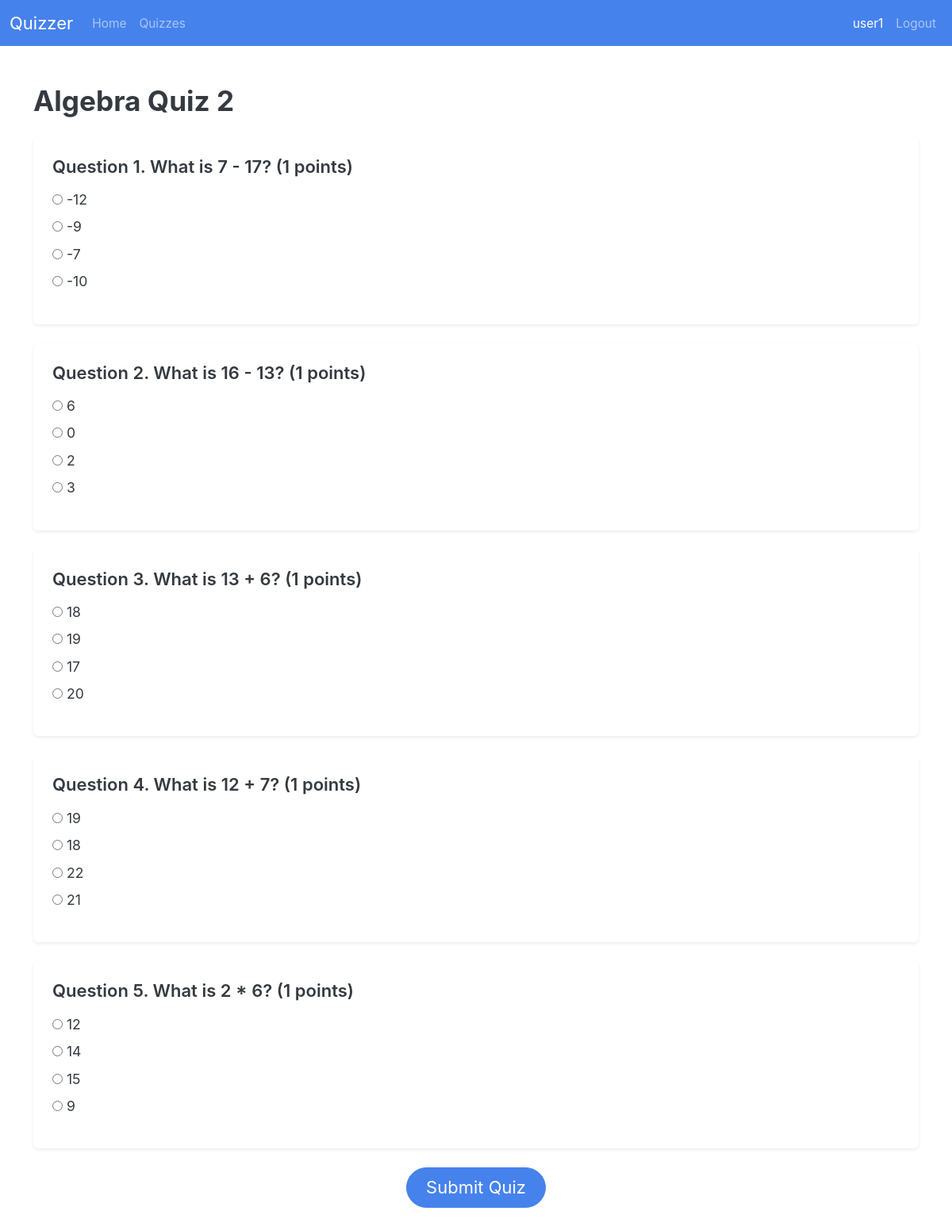
/user/2 (signed in), run on the app's committed database.
### models/models.py (models this page shows, shortened)
class User(db.Model, UserMixin):
    __tablename__ = "user"
    user_id: Mapped[id_pk]
    username: Mapped[str] = mapped_column(unique=True)
    password: Mapped[str]
    quiz_attempts: Mapped[List["QuizAttempt"]] = relationship(
        back_populates="user", cascade="all,delete-orphan"
    )

class Quiz(db.Model):
    __tablename__ = "quiz"
    quiz_id: Mapped[id_pk]
    quiz_name: Mapped[str]
    chapter_id: Mapped[int]
    subject_id: Mapped[int]
    date: Mapped[Optional[date]]
    duration: Mapped[Optional[int]]  # minutes? hopefully
    remarks: Mapped[str]
    questions: Mapped[List["Question"]] = relationship(
        back_populates="quiz", cascade="all,delete-orphan"
    )
    quiz_attempts: Mapped[List["QuizAttempt"]] = relationship(
        back_populates="quiz", cascade="all,delete-orphan"
    )
    chapter: Mapped["Chapter"] = relationship(back_populates="quizzes") # maybe change this
    __table_args__ = (
        ForeignKeyConstraint(
            ['subject_id', 'chapter_id'],  # Composite foreign key
            ['chapter.subject_id', 'chapter.chapter_id']
        ),
    )

class Question(db.Model):
    __tablename__ = "question"
    quiz_id: Mapped[int] = mapped_column(ForeignKey("quiz.quiz_id"))
    question_id: Mapped[id_pk]
    text: Mapped[str]
    marks: Mapped[int]
    quiz: Mapped["Quiz"] = relationship(back_populates="questions")
    options: Mapped[List["Option"]] = relationship(
        back_populates="question", cascade="all,delete-orphan"
    )
    is_msq: Mapped[bool] = mapped_column(default=False)

class Option(db.Model):
    __tablename__ = "option"
    option_id: Mapped[id_pk]
    question_id: Mapped[int] = mapped_column(ForeignKey("question.question_id"))
    text: Mapped[str]
    is_correct: Mapped[bool] = mapped_column(
        default=False
    )  # Assuming default is not correct
    question: Mapped["Question"] = relationship(back_populates="options")
    question_attempts: Mapped[List["QuestionAttempt"]] = relationship(
        secondary="selected_option",
        back_populates="selected_options"
    )

### routes/user_routes.py (the view)
@user_bp.route("/<int:quiz_id>", methods=["GET"])
def quiz(quiz_id):
    quiz = select_quiz(quiz_id)
    return render_template("user/quiz.html", quiz=quiz)

### app.py (called while the page is built)
@app.template_global()
def is_active(page_name):
    return "active" if request.endpoint == page_name else ""

### routes/__init__.py (called while the page is built)
def init_login_manager(app):
    login_manager = LoginManager()
    login_manager.init_app(app)
    login_manager.login_view = "auth.login"  # goes to the login() function in auth_bp
    @login_manager.user_loader
    def load_user(user_id):
        return db.session.scalar(select(User).where(User.user_id == user_id))

### routes/user_routes.py (called while the page is built)
@user_bp.before_request  # makes it so you have to be logged in to access, and allows admin to access it too to test :)
@login_required
def user_required():
    pass

### utils/db_utils.py (called while the page is built)
def select_quiz(quiz_id):
    return db.session.scalar(select(Quiz).where(Quiz.quiz_id == quiz_id))

### templates/user/quiz.html (shortened to what this page needs)
{% extends "base.html" %}  {% block body %} {% include "user/nav.html" %}
<div class="container py-5">
  <h2 class="mb-4 fw-bold">{{ quiz.quiz_name }}</h2>
  <form
    method="POST"
    action="{{ url_for('user.submit_quiz', quiz_id=quiz.quiz_id) }}"
  >
    {% if quiz.questions %} {% for question in quiz.questions %}
    <div class="mb-4">
      <div class="card shadow-sm border-0">
        <div class="card-body p-4">
          <h5 class="card-title fw-semibold mb-3">
            Question {{ loop.index }}. {{ question.text }} ({{ question.marks }}
            points)
          </h5>
          {% if question.options %} {% if question.is_msq %} {% set type =
          "checkbox" %} {% else %} {% set type = "radio" %} {% endif %}
          <ul class="list-unstyled">
            {% for option in question.options %}
            <li class="mb-2">
              <input
                type="{{type}}"
                name="{{ question.question_id }}"
                id="option_{{ option.option_id }}"
                value="{{ option.option_id }}"
              />
              <label for="option_{{ option.option_id }}">
                {{ option.text }}
              </label>
            </li>
            {% endfor %}
          </ul>
          {% else %}
          <p class="text-muted">No options available for this question.</p>
          {% endif %}
        </div>
      </div>
    </div>
    {% endfor %} {% else %}
    <div class="text-center py-5">
      <p class="text-muted mb-0">No questions available in this quiz.</p>
    </div>
    {% endif %} {% if quiz.questions %}
    <div class="text-center mt-4">
      <button type="submit" class="btn btn-primary btn-lg px-4">
        Submit Quiz
      </button>
    </div>
    {% endif %}
  </form>
</div>
{% endblock %}

### templates/user/nav.html (shortened to what this page needs)
<nav class="navbar navbar-expand-lg bg-primary" data-bs-theme="dark">
  <div class="container-fluid">
    <a class="navbar-brand" href="#">Quizzer</a>
    <div class="collapse navbar-collapse" id="navbarColor01">
      <ul class="navbar-nav me-auto">
        <li class="nav-item">
          <a
            class="nav-link {{ is_active('user.home') }}"
            href="{{ url_for('user.home') }}"
            >Home</a
          >
        </li>
        <li class="nav-item">
          <a class="nav-link">Quizzes</a>
        </li>
      </ul>
      <ul class="navbar-nav">
        <li class="nav-item">
          <a class="nav-link active"> {{current_user.username}}</a>
        </li>
        <li class="nav-item">
          <a class="nav-link" href="{{url_for('auth.logout')}}"> Logout </a>
        </li>
      </ul>
    </div>
  </div>
</nav>

### data on the page
User: username "user1"
Quiz: quiz_name "Algebra Quiz 2"
Question: text "What is 7 - 17?", marks "1"
Option: text "-12"
Option: text "-9"
Option: text "-7"
Option: text "-10"
Question: text "What is 16 - 13?", marks "1"
Option: text "6"
Option: text "0"
Option: text "2"
Option: text "3"
Question: text "What is 13 + 6?", marks "1"
Option: text "18"
Option: text "19"
Option: text "17"
Option: text "20"
Question: text "What is 12 + 7?", marks "1"
Option: text "19"
Option: text "18"
Option: text "22"
Option: text "21"
Question: text "What is 2 * 6?", marks "1"
Option: text "12"
Option: text "14"
Option: text "15"
Option: text "9"
